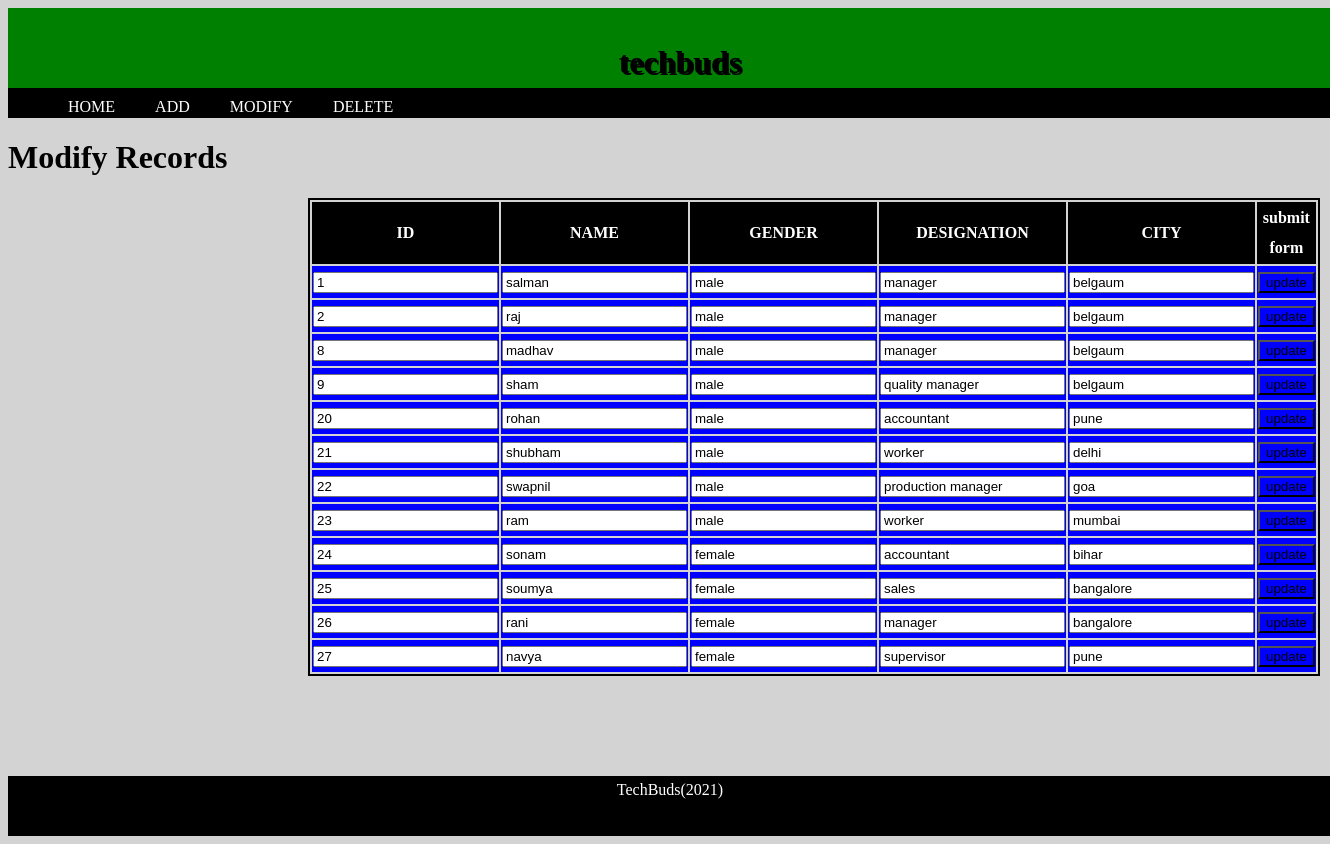
/update.php, run on the app's committed database.
### tables this page shows
CREATE TABLE `employee_details` (
  `id` int(11) NOT NULL,
  `name` varchar(50) NOT NULL,
  `gender` varchar(50) NOT NULL,
  `designation` varchar(50) NOT NULL,
  `city` varchar(50) NOT NULL
);

### database.php (called while the page is built, shortened)
<?php
class database{
	private $db_host="localhost";
	private $db_user="root";
	private $db_pass="";
	private $db_name="TechBuds";
	private $conn= false;
	private $mysqli="";
	public function __construct()
	{
		if(!$this->conn){
		$this->mysqli =new mysqli($this->db_host,$this->db_user,$this->db_pass,$this->db_name);
		$this->conn=true;
		}else{
		return true;
		}
	}
	public function select()
	{
		$this->query = "SELECT * FROM employee_details";
		$this->result = mysqli_query($this->mysqli, $this->query);
		while ($this->row = mysqli_fetch_array($this->result)) {
		$this->data[] = $this->row;
		}
		return $this->data;
	}
}
?>

### update.php (the view, shortened to what this page needs)
<?php
include "header.php";
include "database.php";
		$obj = new database();
		$data= $obj->select();
    ?>
<h1>Modify Records</h1>
<table>
		<thead>
			<tr>
				<th>ID</th>
				<th>NAME</th>
				<th>GENDER</th>
				<th>DESIGNATION</th>
				<th>CITY</th>
				<th>submit form</th>
			</tr>
			<?php
			foreach ($data as $key => $value) {
				?>
<tr>
<div class="add">
<form class=adds action="" method="POST">
	<td><input type="text" name="id" value="<?php echo $value['id']; ?>"></td>
	<td><input type="text" name="name" value="<?php echo $value['name']; ?>"></td>
	<td><input type="text" name="gender" value="<?php echo $value['gender']; ?>"></td>
	<td><input type="text" name="designation" value="<?php echo $value['designation']; ?>"></td>
	<td><input type="text" name="city" value="<?php echo $value['city']; ?>"></td>
	<td><input type="submit" name="update" value="update"></td>
</form>
</div>
	</tr>
	<?php
	}
	?>
	</thead>
</table>
<?php include "footer.php"; ?>

### header.php (shortened to what this page needs)
<!DOCTYPE html>
<html>
<head>
	<link rel="stylesheet" href="style.css">
</head>
<body>
	<div class="heading"><h1><b>techbuds</b></h1></div>
	<div class="nav">
		<ul>
			<li><a href="index.php">HOME</a></li>
			<li><a href="add.php">ADD</a></li>
			<li><a href="update.php">MODIFY</a></li>
			<li><a href="delete.php">DELETE</a></li>
		</ul>
	</div>

### footer.php (shortened to what this page needs)
<div class="footer">
	<div class="footer-text">TechBuds(2021)</div>
</div>
</body>
</html>

### style.css (style rules this page uses)
body { background-color: lightgrey; }
.heading { background-color: green; color: black; text-align: center; width: 100%; height: 50px; padding: 15px; text-shadow: 2px 2px; }
ul { background-color: black; width: 100%; margin-top: 0px; color: white; height: 30px; }
li { list-style: none; float: left; padding: 10px 20px; }
a { text-decoration: none; color: white; }
table { border: 2px solid black; width: 50%; margin-left: 300px; text-align: center; line-height: 30px; }
th { background-color: black; color: white; }
tr { background-color: blue; }
.adds { margin-left: 30px; }
input[type=submit] { background-color: blue; }

### footer.php (style rules this page uses)
.footer { width: 100%; height: 50px; text-align: center; color: white; margin-top: 100px; background-color: black; padding: 5px; }

### data on the page
employee_details: id "1", name "salman", gender "male", designation "manager", city "belgaum"
employee_details: id "2", name "raj", gender "male", designation "manager", city "belgaum"
employee_details: id "8", name "madhav", gender "male", designation "manager", city "belgaum"
employee_details: id "9", name "sham", gender "male", designation "quality manager", city "belgaum"
employee_details: id "20", name "rohan", gender "male", designation "accountant", city "pune"
employee_details: id "21", name "shubham", gender "male", designation "worker", city "delhi"
employee_details: id "22", name "swapnil", gender "male", designation "production manager", city "goa"
employee_details: id "23", name "ram", gender "male", designation "worker", city "mumbai"
employee_details: id "24", name "sonam", gender "female", designation "accountant", city "bihar"
employee_details: id "25", name "soumya", gender "female", designation "sales", city "bangalore"
employee_details: id "26", name "rani", gender "female", designation "manager", city "bangalore"
employee_details: id "27", name "navya", gender "female", designation "supervisor", city "pune"
